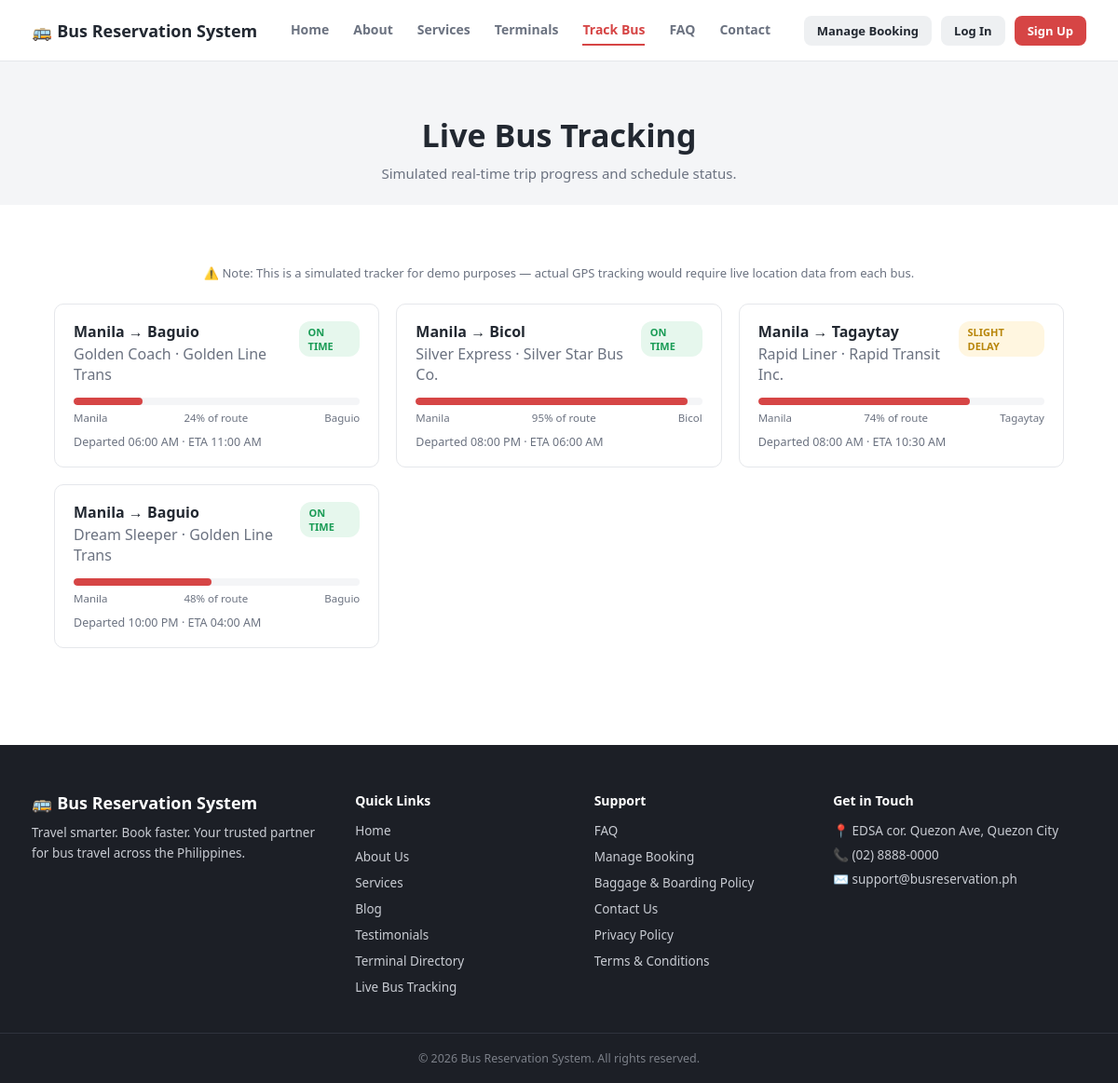
Screenshot of /live_tracking.php with the database file from the repository.
### tables this page shows
CREATE TABLE IF NOT EXISTS trips (
    id INT AUTO_INCREMENT PRIMARY KEY,
    bus_id INT NOT NULL,
    origin VARCHAR(100) NOT NULL,
    destination VARCHAR(100) NOT NULL,
    travel_date DATE NOT NULL,
    departure_time TIME NOT NULL,
    arrival_time TIME NOT NULL,
    fare DECIMAL(10,2) NOT NULL,
    available_seats INT NOT NULL,
    bus_type ENUM('Express','Sleeper','Luxury','Regular') NOT NULL DEFAULT 'Regular',
    amenities VARCHAR(255) DEFAULT 'AC,USB Charging',
    pickup_points VARCHAR(255) NOT NULL DEFAULT 'Main Terminal',
    dropoff_points VARCHAR(255) NOT NULL DEFAULT 'Main Terminal',
    origin_terminal_id INT DEFAULT NULL,
    destination_terminal_id INT DEFAULT NULL,
    FOREIGN KEY (bus_id) REFERENCES buses(id) ON DELETE CASCADE
);

CREATE TABLE IF NOT EXISTS buses (
    id INT AUTO_INCREMENT PRIMARY KEY,
    bus_number VARCHAR(50) NOT NULL,
    bus_name VARCHAR(100) NOT NULL,
    operator VARCHAR(100) NOT NULL DEFAULT 'Bus Reservation System',
    seat_capacity INT NOT NULL DEFAULT 45,
    seat_layout ENUM('2x2','2x1') NOT NULL DEFAULT '2x2',
    decks ENUM('Single','Double') NOT NULL DEFAULT 'Single'
);

### live_tracking.php (the view, shortened to what this page needs)
<?php
require_once 'includes/db.php';
$trips = $conn->query("SELECT t.id, t.origin, t.destination, t.travel_date, t.departure_time, t.arrival_time, b.bus_name, b.operator
                        FROM trips t JOIN buses b ON t.bus_id = b.id
                        WHERE t.travel_date >= CURDATE()
                        ORDER BY t.travel_date ASC, t.departure_time ASC
                        LIMIT 6");
include 'includes/public_header.php';
?>
<section class="page-header">
    <h1>Live Bus Tracking</h1>
    <p>Simulated real-time trip progress and schedule status.</p>
</section>
<section class="section">
    <p class="muted" style="text-align:center;margin-bottom:24px;font-size:13px;">
        ⚠️ Note: This is a simulated tracker for demo purposes — actual GPS tracking would require live location data from each bus.
    </p>
    <div class="tracking-grid">
        <?php
        $statuses = ['On Time', 'On Time', 'Slight Delay', 'On Time', 'Boarding', 'Departed'];
        $i = 0;
        while ($t = $trips->fetch_assoc()):
            $status = $statuses[$i % count($statuses)];
            $progress = rand(5, 95);
            $statusClass = $status === 'Slight Delay' ? 'delay' : ($status === 'Boarding' ? 'boarding' : 'ontime');
            $i++;
        ?>
        <div class="tracking-card">
            <div class="tracking-head">
                <div>
                    <strong><?php echo htmlspecialchars($t['origin'] . ' → ' . $t['destination']); ?></strong>
                    <p class="muted" style="margin-top:2px;"><?php echo htmlspecialchars($t['bus_name']); ?> · <?php echo htmlspecialchars($t['operator']); ?></p>
                </div>
                <span class="tracking-status <?php echo $statusClass; ?>"><?php echo $status; ?></span>
            </div>
            <div class="tracking-progress-bar">
                <div class="tracking-progress-fill" style="width: <?php echo $progress; ?>%;"></div>
            </div>
            <div class="tracking-progress-labels">
                <span><?php echo htmlspecialchars($t['origin']); ?></span>
                <span><?php echo $progress; ?>% of route</span>
                <span><?php echo htmlspecialchars($t['destination']); ?></span>
            </div>
            <p class="muted" style="font-size:12.5px;margin-top:10px;">
                Departed <?php echo date('h:i A', strtotime($t['departure_time'])); ?> · ETA <?php echo date('h:i A', strtotime($t['arrival_time'])); ?>
            </p>
        </div>
        <?php endwhile; ?>
    </div>
</section>
<?php include 'includes/public_footer.php'; ?>

### css/style.css (style rules this page uses)
:root { --primary: #d64545; --primary-dark: #b83333; --bg: #f4f5f7; --card-bg: #ffffff; --text-dark: #222831; --text-muted: #6b7280; --border: #e5e7eb; --success: #1a9c56; --success-bg: #e6f7ed; --danger: #d64545; --danger-bg: #fdecec; --pending-bg: #fff6e0; --pending: #b8860b; --radius: 10px; }
* { box-sizing: border-box; margin: 0; padding: 0; }
body { font-family: 'Segoe UI', Roboto, Arial, sans-serif; background: var(--bg); color: var(--text-dark); }
.muted { color: var(--text-muted); }
.public-body { background: #fff; color: var(--text-dark); }
.section { max-width: 1180px; margin: 0 auto; padding: 64px 24px; }
.page-header { text-align: center; padding: 56px 24px 24px; background: var(--bg); }
.page-header h1 { font-size: 34px; margin-bottom: 8px; }
.page-header p { color: var(--text-muted); font-size: 15px; }
.tracking-grid { display: grid; grid-template-columns: repeat(auto-fit, minmax(280px, 1fr)); gap: 18px; max-width: 1180px; margin: 0 auto; padding: 0 24px; }
.tracking-card { border: 1px solid var(--border); border-radius: var(--radius); padding: 18px 20px; }
.tracking-head { display: flex; justify-content: space-between; align-items: flex-start; margin-bottom: 14px; }
.tracking-status { font-size: 11px; font-weight: 700; text-transform: uppercase; padding: 4px 10px; border-radius: 12px; }
.tracking-status.ontime { background: var(--success-bg); color: var(--success); }
.tracking-status.delay { background: var(--pending-bg); color: var(--pending); }
.tracking-progress-bar { height: 8px; background: var(--bg); border-radius: 6px; overflow: hidden; }
.tracking-progress-fill { height: 100%; background: var(--primary); border-radius: 6px; transition: width 0.3s; }
.tracking-progress-labels { display: flex; justify-content: space-between; font-size: 11.5px; color: var(--text-muted); margin-top: 6px; }

### rows the page displays
trips: origin+destination "Manila → Baguio", bus.bus_name "Golden Coach", bus.operator "Golden Line Trans", status "ON TIME", origin "Manila", destination "Baguio", departure_time "06:00 AM", arrival_time "11:00 AM"
trips: origin+destination "Manila → Bicol", bus.bus_name "Silver Express", bus.operator "Silver Star Bus Co.", status "ON TIME", origin "Manila", destination "Bicol", departure_time "08:00 PM", arrival_time "06:00 AM"
trips: origin+destination "Manila → Tagaytay", bus.bus_name "Rapid Liner", bus.operator "Rapid Transit Inc.", status "SLIGHT DELAY", origin "Manila", destination "Tagaytay", departure_time "08:00 AM", arrival_time "10:30 AM"
trips: origin+destination "Manila → Baguio", bus.bus_name "Dream Sleeper", bus.operator "Golden Line Trans", status "ON TIME", origin "Manila", destination "Baguio", departure_time "10:00 PM", arrival_time "04:00 AM"
